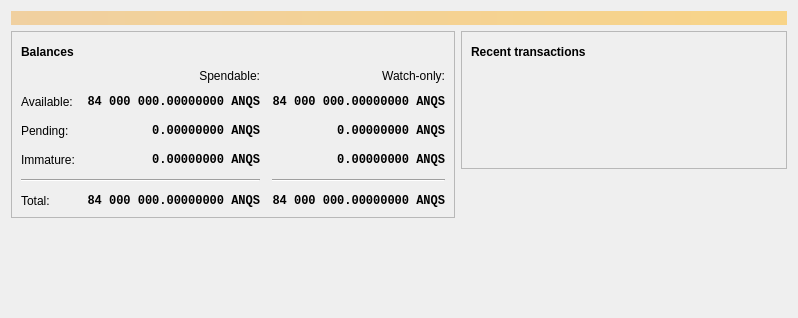
<?xml version="1.0" encoding="UTF-8"?>
<ui version="4.0">
 <class>OverviewPage</class>
 <widget class="QWidget" name="OverviewPage">
  <property name="geometry">
   <rect>
    <x>0</x>
    <y>0</y>
    <width>798</width>
    <height>318</height>
   </rect>
  </property>
  <property name="windowTitle">
   <string>Form</string>
  </property>
  <layout class="QVBoxLayout" name="topLayout">
   <item>
    <widget class="QLabel" name="labelAlerts">
     <property name="visible">
      <bool>false</bool>
     </property>
     <property name="styleSheet">
      <string notr="true">QLabel { background-color: qlineargradient(x1: 0, y1: 0, x2: 1, y2: 0, stop:0 #F0D0A0, stop:1 #F8D488); color:#000000; }</string>
     </property>
     <property name="wordWrap">
      <bool>true</bool>
     </property>
     <property name="margin">
      <number>3</number>
     </property>
     <property name="textInteractionFlags">
      <set>Qt::TextSelectableByMouse</set>
     </property>
    </widget>
   </item>
   <item>
    <layout class="QHBoxLayout" name="horizontalLayout" stretch="1,1">
     <item>
      <layout class="QVBoxLayout" name="verticalLayout_2">
       <item>
        <widget class="QFrame" name="frame">
         <property name="frameShape">
          <enum>QFrame::StyledPanel</enum>
         </property>
         <property name="frameShadow">
          <enum>QFrame::Raised</enum>
         </property>
         <layout class="QVBoxLayout" name="verticalLayout_4">
          <item>
           <layout class="QHBoxLayout" name="horizontalLayout_4">
            <item>
             <widget class="QLabel" name="label_5">
              <property name="font">
               <font>
                <weight>75</weight>
                <bold>true</bold>
               </font>
              </property>
              <property name="text">
               <string>Balances</string>
              </property>
             </widget>
            </item>
            <item>
             <widget class="QPushButton" name="labelWalletStatus">
              <property name="enabled">
               <bool>true</bool>
              </property>
              <property name="maximumSize">
               <size>
                <width>30</width>
                <height>16777215</height>
               </size>
              </property>
              <property name="toolTip">
               <string>The displayed information may be out of date. Your wallet automatically synchronizes with the AniquisCoin network after a connection is established, but this process has not completed yet.</string>
              </property>
              <property name="text">
               <string/>
              </property>
              <property name="icon">
               <iconset resource="../bitcoin.qrc">
                <normaloff>:/icons/warning</normaloff>
                <disabledoff>:/icons/warning</disabledoff>:/icons/warning</iconset>
              </property>
              <property name="iconSize">
               <size>
                <width>24</width>
                <height>24</height>
               </size>
              </property>
              <property name="flat">
               <bool>true</bool>
              </property>
             </widget>
            </item>
            <item>
             <spacer name="horizontalSpacer_3">
              <property name="orientation">
               <enum>Qt::Horizontal</enum>
              </property>
              <property name="sizeHint" stdset="0">
               <size>
                <width>40</width>
                <height>20</height>
               </size>
              </property>
             </spacer>
            </item>
           </layout>
          </item>
          <item>
           <layout class="QGridLayout" name="gridLayout">
            <property name="spacing">
             <number>12</number>
            </property>
            <item row="2" column="2">
             <widget class="QLabel" name="labelWatchPending">
              <property name="font">
               <font>
                <family>Monospace</family>
                <weight>75</weight>
                <bold>true</bold>
               </font>
              </property>
              <property name="cursor">
               <cursorShape>IBeamCursor</cursorShape>
              </property>
              <property name="toolTip">
               <string>Unconfirmed transactions to watch-only addresses</string>
              </property>
              <property name="text">
               <string notr="true">0.00000000 ANQS</string>
              </property>
              <property name="alignment">
               <set>Qt::AlignRight|Qt::AlignTrailing|Qt::AlignVCenter</set>
              </property>
              <property name="textInteractionFlags">
               <set>Qt::LinksAccessibleByMouse|Qt::TextSelectableByKeyboard|Qt::TextSelectableByMouse</set>
              </property>
             </widget>
            </item>
            <item row="2" column="1">
             <widget class="QLabel" name="labelUnconfirmed">
              <property name="font">
               <font>
                <family>Monospace</family>
                <weight>75</weight>
                <bold>true</bold>
               </font>
              </property>
              <property name="cursor">
               <cursorShape>IBeamCursor</cursorShape>
              </property>
              <property name="toolTip">
               <string>Total of transactions that have yet to be confirmed, and do not yet count toward the spendable balance</string>
              </property>
              <property name="text">
               <string notr="true">0.00000000 ANQS</string>
              </property>
              <property name="alignment">
               <set>Qt::AlignRight|Qt::AlignTrailing|Qt::AlignVCenter</set>
              </property>
              <property name="textInteractionFlags">
               <set>Qt::LinksAccessibleByMouse|Qt::TextSelectableByKeyboard|Qt::TextSelectableByMouse</set>
              </property>
             </widget>
            </item>
            <item row="3" column="2">
             <widget class="QLabel" name="labelWatchImmature">
              <property name="font">
               <font>
                <family>Monospace</family>
                <weight>75</weight>
                <bold>true</bold>
               </font>
              </property>
              <property name="cursor">
               <cursorShape>IBeamCursor</cursorShape>
              </property>
              <property name="toolTip">
               <string>Mined balance in watch-only addresses that has not yet matured</string>
              </property>
              <property name="text">
               <string notr="true">0.00000000 ANQS</string>
              </property>
              <property name="alignment">
               <set>Qt::AlignRight|Qt::AlignTrailing|Qt::AlignVCenter</set>
              </property>
              <property name="textInteractionFlags">
               <set>Qt::LinksAccessibleByMouse|Qt::TextSelectableByKeyboard|Qt::TextSelectableByMouse</set>
              </property>
             </widget>
            </item>
            <item row="4" column="0" colspan="2">
             <widget class="Line" name="line">
              <property name="orientation">
               <enum>Qt::Horizontal</enum>
              </property>
             </widget>
            </item>
            <item row="4" column="2">
             <widget class="Line" name="lineWatchBalance">
              <property name="sizePolicy">
               <sizepolicy hsizetype="Preferred" vsizetype="Fixed">
                <horstretch>0</horstretch>
                <verstretch>0</verstretch>
               </sizepolicy>
              </property>
              <property name="minimumSize">
               <size>
                <width>140</width>
                <height>0</height>
               </size>
              </property>
              <property name="orientation">
               <enum>Qt::Horizontal</enum>
              </property>
             </widget>
            </item>
            <item row="5" column="0">
             <widget class="QLabel" name="labelTotalText">
              <property name="text">
               <string>Total:</string>
              </property>
             </widget>
            </item>
            <item row="3" column="1">
             <widget class="QLabel" name="labelImmature">
              <property name="font">
               <font>
                <family>Monospace</family>
                <weight>75</weight>
                <bold>true</bold>
               </font>
              </property>
              <property name="cursor">
               <cursorShape>IBeamCursor</cursorShape>
              </property>
              <property name="toolTip">
               <string>Mined balance that has not yet matured</string>
              </property>
              <property name="text">
               <string notr="true">0.00000000 ANQS</string>
              </property>
              <property name="alignment">
               <set>Qt::AlignRight|Qt::AlignTrailing|Qt::AlignVCenter</set>
              </property>
              <property name="textInteractionFlags">
               <set>Qt::LinksAccessibleByMouse|Qt::TextSelectableByKeyboard|Qt::TextSelectableByMouse</set>
              </property>
             </widget>
            </item>
            <item row="2" column="3">
             <spacer name="horizontalSpacer_2">
              <property name="orientation">
               <enum>Qt::Horizontal</enum>
              </property>
              <property name="sizeHint" stdset="0">
               <size>
                <width>40</width>
                <height>20</height>
               </size>
              </property>
             </spacer>
            </item>
            <item row="3" column="0">
             <widget class="QLabel" name="labelImmatureText">
              <property name="text">
               <string>Immature:</string>
              </property>
             </widget>
            </item>
            <item row="5" column="1">
             <widget class="QLabel" name="labelTotal">
              <property name="font">
               <font>
                <family>Monospace</family>
                <weight>75</weight>
                <bold>true</bold>
               </font>
              </property>
              <property name="cursor">
               <cursorShape>IBeamCursor</cursorShape>
              </property>
              <property name="toolTip">
               <string>Your current total balance</string>
              </property>
              <property name="text">
               <string notr="true">84 000 000.00000000 ANQS</string>
              </property>
              <property name="alignment">
               <set>Qt::AlignRight|Qt::AlignTrailing|Qt::AlignVCenter</set>
              </property>
              <property name="textInteractionFlags">
               <set>Qt::LinksAccessibleByMouse|Qt::TextSelectableByKeyboard|Qt::TextSelectableByMouse</set>
              </property>
             </widget>
            </item>
            <item row="5" column="2">
             <widget class="QLabel" name="labelWatchTotal">
              <property name="font">
               <font>
                <family>Monospace</family>
                <weight>75</weight>
                <bold>true</bold>
               </font>
              </property>
              <property name="cursor">
               <cursorShape>IBeamCursor</cursorShape>
              </property>
              <property name="toolTip">
               <string>Current total balance in watch-only addresses</string>
              </property>
              <property name="text">
               <string notr="true">84 000 000.00000000 ANQS</string>
              </property>
              <property name="alignment">
               <set>Qt::AlignRight|Qt::AlignTrailing|Qt::AlignVCenter</set>
              </property>
              <property name="textInteractionFlags">
               <set>Qt::LinksAccessibleByMouse|Qt::TextSelectableByKeyboard|Qt::TextSelectableByMouse</set>
              </property>
             </widget>
            </item>
            <item row="0" column="2">
             <widget class="QLabel" name="labelWatchonly">
              <property name="text">
               <string>Watch-only:</string>
              </property>
              <property name="alignment">
               <set>Qt::AlignRight|Qt::AlignTrailing|Qt::AlignVCenter</set>
              </property>
             </widget>
            </item>
            <item row="1" column="0">
             <widget class="QLabel" name="labelBalanceText">
              <property name="text">
               <string>Available:</string>
              </property>
             </widget>
            </item>
            <item row="1" column="1">
             <widget class="QLabel" name="labelBalance">
              <property name="font">
               <font>
                <family>Monospace</family>
                <weight>75</weight>
                <bold>true</bold>
               </font>
              </property>
              <property name="cursor">
               <cursorShape>IBeamCursor</cursorShape>
              </property>
              <property name="toolTip">
               <string>Your current spendable balance</string>
              </property>
              <property name="text">
               <string notr="true">84 000 000.00000000 ANQS</string>
              </property>
              <property name="alignment">
               <set>Qt::AlignRight|Qt::AlignTrailing|Qt::AlignVCenter</set>
              </property>
              <property name="textInteractionFlags">
               <set>Qt::LinksAccessibleByMouse|Qt::TextSelectableByKeyboard|Qt::TextSelectableByMouse</set>
              </property>
             </widget>
            </item>
            <item row="1" column="2">
             <widget class="QLabel" name="labelWatchAvailable">
              <property name="font">
               <font>
                <family>Monospace</family>
                <weight>75</weight>
                <bold>true</bold>
               </font>
              </property>
              <property name="cursor">
               <cursorShape>IBeamCursor</cursorShape>
              </property>
              <property name="toolTip">
               <string>Your current balance in watch-only addresses</string>
              </property>
              <property name="text">
               <string notr="true">84 000 000.00000000 ANQS</string>
              </property>
              <property name="alignment">
               <set>Qt::AlignRight|Qt::AlignTrailing|Qt::AlignVCenter</set>
              </property>
              <property name="textInteractionFlags">
               <set>Qt::LinksAccessibleByMouse|Qt::TextSelectableByKeyboard|Qt::TextSelectableByMouse</set>
              </property>
             </widget>
            </item>
            <item row="2" column="0">
             <widget class="QLabel" name="labelPendingText">
              <property name="text">
               <string>Pending:</string>
              </property>
             </widget>
            </item>
            <item row="0" column="1">
             <widget class="QLabel" name="labelSpendable">
              <property name="text">
               <string>Spendable:</string>
              </property>
              <property name="alignment">
               <set>Qt::AlignRight|Qt::AlignTrailing|Qt::AlignVCenter</set>
              </property>
             </widget>
            </item>
           </layout>
          </item>
         </layout>
        </widget>
       </item>
       <item>
        <spacer name="verticalSpacer">
         <property name="orientation">
          <enum>Qt::Vertical</enum>
         </property>
         <property name="sizeHint" stdset="0">
          <size>
           <width>20</width>
           <height>40</height>
          </size>
         </property>
        </spacer>
       </item>
      </layout>
     </item>
     <item>
      <layout class="QVBoxLayout" name="verticalLayout_3">
       <item>
        <widget class="QFrame" name="frame_2">
         <property name="frameShape">
          <enum>QFrame::StyledPanel</enum>
         </property>
         <property name="frameShadow">
          <enum>QFrame::Raised</enum>
         </property>
         <layout class="QVBoxLayout" name="verticalLayout">
          <item>
           <layout class="QHBoxLayout" name="horizontalLayout_2">
            <item>
             <widget class="QLabel" name="label_4">
              <property name="font">
               <font>
                <weight>75</weight>
                <bold>true</bold>
               </font>
              </property>
              <property name="text">
               <string>Recent transactions</string>
              </property>
             </widget>
            </item>
            <item>
             <widget class="QPushButton" name="labelTransactionsStatus">
              <property name="enabled">
               <bool>true</bool>
              </property>
              <property name="maximumSize">
               <size>
                <width>30</width>
                <height>16777215</height>
               </size>
              </property>
              <property name="toolTip">
               <string>The displayed information may be out of date. Your wallet automatically synchronizes with the AniquisCoin network after a connection is established, but this process has not completed yet.</string>
              </property>
              <property name="text">
               <string/>
              </property>
              <property name="icon">
               <iconset resource="../bitcoin.qrc">
                <normaloff>:/icons/warning</normaloff>
                <disabledoff>:/icons/warning</disabledoff>:/icons/warning</iconset>
              </property>
              <property name="iconSize">
               <size>
                <width>24</width>
                <height>24</height>
               </size>
              </property>
              <property name="flat">
               <bool>true</bool>
              </property>
             </widget>
            </item>
            <item>
             <spacer name="horizontalSpacer">
              <property name="orientation">
               <enum>Qt::Horizontal</enum>
              </property>
              <property name="sizeHint" stdset="0">
               <size>
                <width>40</width>
                <height>20</height>
               </size>
              </property>
             </spacer>
            </item>
           </layout>
          </item>
          <item>
           <widget class="TransactionOverviewWidget" name="listTransactions">
            <property name="styleSheet">
             <string notr="true">QListView { background: transparent; }</string>
            </property>
            <property name="frameShape">
             <enum>QFrame::NoFrame</enum>
            </property>
            <property name="verticalScrollBarPolicy">
             <enum>Qt::ScrollBarAlwaysOff</enum>
            </property>
            <property name="horizontalScrollBarPolicy">
             <enum>Qt::ScrollBarAlwaysOff</enum>
            </property>
            <property name="sizeAdjustPolicy">
             <enum>QAbstractScrollArea::AdjustToContents</enum>
            </property>
            <property name="selectionMode">
             <enum>QAbstractItemView::NoSelection</enum>
            </property>
            <property name="uniformItemSizes">
             <bool>true</bool>
            </property>
           </widget>
          </item>
         </layout>
        </widget>
       </item>
       <item>
        <spacer name="verticalSpacer_2">
         <property name="orientation">
          <enum>Qt::Vertical</enum>
         </property>
         <property name="sizeHint" stdset="0">
          <size>
           <width>20</width>
           <height>40</height>
          </size>
         </property>
        </spacer>
       </item>
      </layout>
     </item>
    </layout>
   </item>
  </layout>
 </widget>
 <customwidgets>
  <customwidget>
   <class>TransactionOverviewWidget</class>
   <extends>QListView</extends>
   <header>qt/transactionoverviewwidget.h</header>
  </customwidget>
 </customwidgets>
 <resources/>
 <connections/>
</ui>
